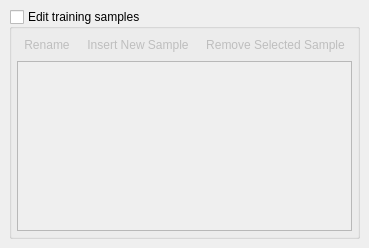
<?xml version="1.0" encoding="UTF-8"?>
<ui version="4.0">
 <class>CDTTrainingSampleDockWidget</class>
 <widget class="QDockWidget" name="CDTTrainingSampleDockWidget">
  <property name="geometry">
   <rect>
    <x>0</x>
    <y>0</y>
    <width>292</width>
    <height>248</height>
   </rect>
  </property>
  <property name="windowTitle">
   <string>Training Samples</string>
  </property>
  <widget class="QWidget" name="dockWidgetContents">
   <layout class="QVBoxLayout" name="verticalLayout_2">
    <item>
     <widget class="QGroupBox" name="groupBoxSamples">
      <property name="sizePolicy">
       <sizepolicy hsizetype="Preferred" vsizetype="Preferred">
        <horstretch>0</horstretch>
        <verstretch>1</verstretch>
       </sizepolicy>
      </property>
      <property name="title">
       <string>Edit training samples</string>
      </property>
      <property name="checkable">
       <bool>true</bool>
      </property>
      <property name="checked">
       <bool>false</bool>
      </property>
      <layout class="QHBoxLayout" name="horizontalLayout_3">
       <property name="leftMargin">
        <number>5</number>
       </property>
       <property name="topMargin">
        <number>5</number>
       </property>
       <property name="rightMargin">
        <number>5</number>
       </property>
       <property name="bottomMargin">
        <number>5</number>
       </property>
       <item>
        <widget class="QFrame" name="frameSample">
         <layout class="QVBoxLayout" name="verticalLayout_3">
          <property name="leftMargin">
           <number>0</number>
          </property>
          <property name="topMargin">
           <number>0</number>
          </property>
          <property name="rightMargin">
           <number>0</number>
          </property>
          <property name="bottomMargin">
           <number>0</number>
          </property>
          <item>
           <layout class="QHBoxLayout" name="horizontalLayout_2">
            <property name="spacing">
             <number>3</number>
            </property>
            <item>
             <widget class="QToolButton" name="toolButtonSampleRename">
              <property name="toolTip">
               <string>Rename</string>
              </property>
              <property name="text">
               <string>Rename</string>
              </property>
              <property name="icon">
               <iconset resource="../../resource.qrc">
                <normaloff>:/Icon/Rename.png</normaloff>:/Icon/Rename.png</iconset>
              </property>
              <property name="iconSize">
               <size>
                <width>16</width>
                <height>16</height>
               </size>
              </property>
              <property name="autoRaise">
               <bool>true</bool>
              </property>
             </widget>
            </item>
            <item>
             <widget class="QToolButton" name="toolButtonNewSample">
              <property name="toolTip">
               <string>Insert New Sample</string>
              </property>
              <property name="text">
               <string>Insert New Sample</string>
              </property>
              <property name="icon">
               <iconset resource="../../resource.qrc">
                <normaloff>:/Icon/Add.png</normaloff>:/Icon/Add.png</iconset>
              </property>
              <property name="iconSize">
               <size>
                <width>16</width>
                <height>16</height>
               </size>
              </property>
              <property name="autoRaise">
               <bool>true</bool>
              </property>
             </widget>
            </item>
            <item>
             <widget class="QToolButton" name="toolButtonRemoveSelected">
              <property name="toolTip">
               <string>Remove Selected Sample</string>
              </property>
              <property name="text">
               <string>Remove Selected Sample</string>
              </property>
              <property name="icon">
               <iconset resource="../../resource.qrc">
                <normaloff>:/Icon/Remove.png</normaloff>:/Icon/Remove.png</iconset>
              </property>
              <property name="iconSize">
               <size>
                <width>16</width>
                <height>16</height>
               </size>
              </property>
              <property name="autoRaise">
               <bool>true</bool>
              </property>
             </widget>
            </item>
            <item>
             <spacer name="horizontalSpacer">
              <property name="orientation">
               <enum>Qt::Horizontal</enum>
              </property>
              <property name="sizeHint" stdset="0">
               <size>
                <width>40</width>
                <height>20</height>
               </size>
              </property>
             </spacer>
            </item>
           </layout>
          </item>
          <item>
           <widget class="QListView" name="listView"/>
          </item>
         </layout>
        </widget>
       </item>
      </layout>
     </widget>
    </item>
   </layout>
  </widget>
 </widget>
 <resources>
  <include location="../../resource.qrc"/>
 </resources>
 <connections/>
</ui>
